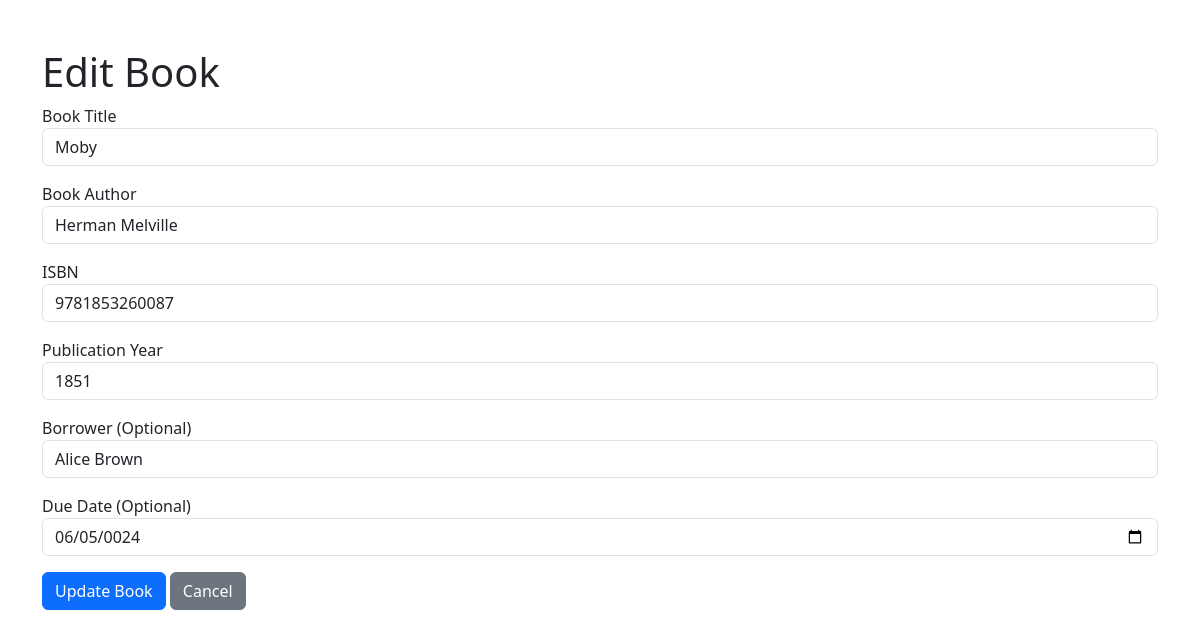
Page /book-edit.php?id=9 on the committed database.
### tables this page shows
CREATE TABLE `books` (
  `id` int(11) NOT NULL,
  `book_title` varchar(255) NOT NULL,
  `author` varchar(255) NOT NULL,
  `isbn` varchar(20) NOT NULL,
  `publication_year` int(11) DEFAULT NULL,
  `borrower` varchar(255) DEFAULT NULL,
  `due_date` date DEFAULT NULL
);

### book-edit.php (the view, shortened to what this page needs)
<?php
$pdo = new PDO('mysql:host=sql208.infinityfree.com;dbname=if0_38847636_blog', 'if0_38847636', 'X0LkFpkIaGQy8Om');
$pdo->setAttribute(PDO::ATTR_ERRMODE, PDO::ERRMODE_EXCEPTION);
$id = $_GET['id'] ?? null;
$statement = $pdo->prepare('SELECT * FROM books WHERE id = :id');
$statement->bindValue(':id', $id);
$statement->execute();
$book = $statement->fetch(PDO::FETCH_ASSOC);
$title = $book['book_title'];
$author = $book['author'];
$isbn = $book['isbn'];
$publication_year = $book['publication_year'];
$borrower = $book['borrower'];
$due_date = $book['due_date'];
?>
<!doctype html>
<html lang="en">
<head>
    <link href="https://cdn.jsdelivr.net/npm/bootstrap@5.3.3/dist/css/bootstrap.min.css" rel="stylesheet">
</head>
<body>
<div class="container mt-5">
    <h1>Edit Book</h1>
    <form method="POST">
        <div class="mb-3">
            <label>Book Title</label>
            <input type="text" name="book_title" class="form-control" value="<?php echo $title; ?>">
        </div>
        <div class="mb-3">
            <label>Book Author</label>
            <input type="text" name="author" class="form-control" value="<?php echo $author; ?>">
        </div>
        <div class="mb-3">
            <label>ISBN</label>
            <input type="number" name="isbn" class="form-control" value="<?php echo $isbn; ?>" >
        </div>
        <div class="mb-3">
            <label>Publication Year</label>
            <input type="number" name="publication_year" class="form-control" value="<?php echo $publication_year; ?>" >
        </div>
        <div class="mb-3">
            <label>Borrower (Optional)</label>
            <input type="text" name="borrower" class="form-control" value="<?php echo $borrower; ?>"
                   placeholder="Leave blank if not borrowed">
        </div>
        <div class="mb-3">
            <label>Due Date (Optional)</label>
            <input type="date" name="due_date" class="form-control" value="<?php echo $due_date; ?>">
        </div>
        <div class="mb-3">
            <button type="submit" class="btn btn-primary">Update Book</button>
            <a href="books.php" class="btn btn-secondary">Cancel</a>
        </div>
    </form>
</div>
</body>
</html>

### rows in the picture
books: book_title "Moby", author "Herman Melville", isbn "9781853260087", publication_year "1851", borrower "Alice Brown", due_date "06/05/0024"
